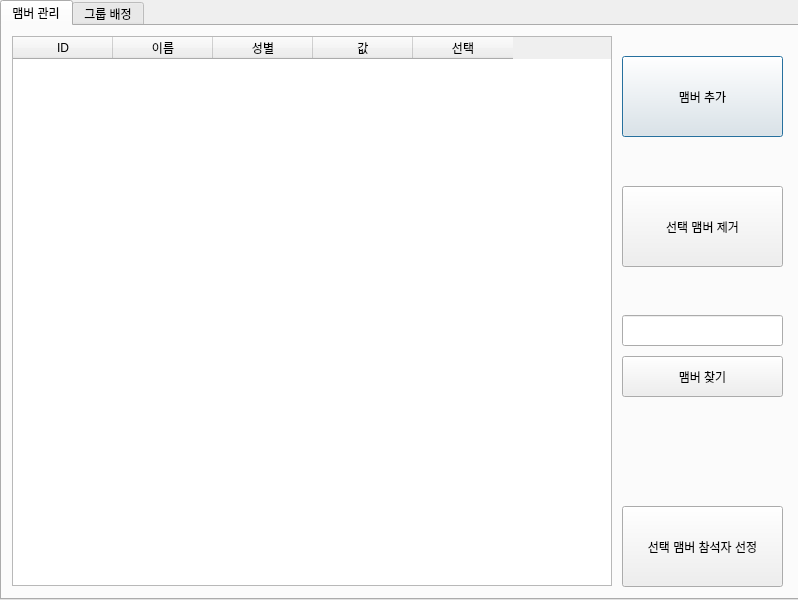
<?xml version="1.0" encoding="UTF-8"?>
<ui version="4.0">
 <class>MainWindow</class>
 <widget class="QDialog" name="MainWindow">
  <property name="geometry">
   <rect>
    <x>0</x>
    <y>0</y>
    <width>798</width>
    <height>600</height>
   </rect>
  </property>
  <property name="windowTitle">
   <string>20대 독서모임</string>
  </property>
  <widget class="QTabWidget" name="tabWidget">
   <property name="geometry">
    <rect>
     <x>0</x>
     <y>0</y>
     <width>800</width>
     <height>600</height>
    </rect>
   </property>
   <property name="currentIndex">
    <number>0</number>
   </property>
   <widget class="QWidget" name="member_tap">
    <attribute name="title">
     <string>맴버 관리</string>
    </attribute>
    <widget class="QPushButton" name="adding_button">
     <property name="geometry">
      <rect>
       <x>620</x>
       <y>30</y>
       <width>161</width>
       <height>81</height>
      </rect>
     </property>
     <property name="text">
      <string>맴버 추가</string>
     </property>
    </widget>
    <widget class="QPushButton" name="removing_button">
     <property name="geometry">
      <rect>
       <x>620</x>
       <y>160</y>
       <width>161</width>
       <height>81</height>
      </rect>
     </property>
     <property name="text">
      <string>선택 맴버 제거</string>
     </property>
    </widget>
    <widget class="QTableWidget" name="member_table">
     <property name="geometry">
      <rect>
       <x>10</x>
       <y>10</y>
       <width>600</width>
       <height>550</height>
      </rect>
     </property>
     <property name="editTriggers">
      <set>QAbstractItemView::NoEditTriggers</set>
     </property>
     <attribute name="horizontalHeaderCascadingSectionResizes">
      <bool>false</bool>
     </attribute>
     <attribute name="horizontalHeaderStretchLastSection">
      <bool>false</bool>
     </attribute>
     <column>
      <property name="text">
       <string>ID</string>
      </property>
     </column>
     <column>
      <property name="text">
       <string>이름</string>
      </property>
     </column>
     <column>
      <property name="text">
       <string>성별</string>
      </property>
     </column>
     <column>
      <property name="text">
       <string>값</string>
      </property>
     </column>
     <column>
      <property name="text">
       <string>선택</string>
      </property>
     </column>
    </widget>
    <widget class="QPushButton" name="deciding_button">
     <property name="geometry">
      <rect>
       <x>620</x>
       <y>480</y>
       <width>161</width>
       <height>81</height>
      </rect>
     </property>
     <property name="text">
      <string>선택 맴버 참석자 선정</string>
     </property>
    </widget>
    <widget class="QPushButton" name="finding_button">
     <property name="geometry">
      <rect>
       <x>620</x>
       <y>330</y>
       <width>161</width>
       <height>41</height>
      </rect>
     </property>
     <property name="text">
      <string>맴버 찾기</string>
     </property>
    </widget>
    <widget class="QLineEdit" name="input_box">
     <property name="geometry">
      <rect>
       <x>620</x>
       <y>289</y>
       <width>161</width>
       <height>31</height>
      </rect>
     </property>
    </widget>
   </widget>
   <widget class="QWidget" name="group_tap">
    <attribute name="title">
     <string>그룹 배정</string>
    </attribute>
    <widget class="QTableWidget" name="group_table">
     <property name="geometry">
      <rect>
       <x>10</x>
       <y>10</y>
       <width>601</width>
       <height>551</height>
      </rect>
     </property>
     <property name="editTriggers">
      <set>QAbstractItemView::NoEditTriggers</set>
     </property>
     <attribute name="horizontalHeaderMinimumSectionSize">
      <number>20</number>
     </attribute>
     <column>
      <property name="text">
       <string>그룹</string>
      </property>
     </column>
     <column>
      <property name="text">
       <string>ID</string>
      </property>
     </column>
     <column>
      <property name="text">
       <string>이름</string>
      </property>
     </column>
     <column>
      <property name="text">
       <string>성별</string>
      </property>
     </column>
     <column>
      <property name="text">
       <string>값</string>
      </property>
     </column>
     <column>
      <property name="text">
       <string>선택</string>
      </property>
     </column>
    </widget>
    <widget class="QPushButton" name="grouping_button">
     <property name="geometry">
      <rect>
       <x>630</x>
       <y>150</y>
       <width>151</width>
       <height>81</height>
      </rect>
     </property>
     <property name="text">
      <string>그룹 배정</string>
     </property>
    </widget>
    <widget class="QPushButton" name="reset_button">
     <property name="geometry">
      <rect>
       <x>630</x>
       <y>280</y>
       <width>151</width>
       <height>71</height>
      </rect>
     </property>
     <property name="text">
      <string>초기화</string>
     </property>
    </widget>
   </widget>
  </widget>
 </widget>
 <resources/>
 <connections/>
</ui>
